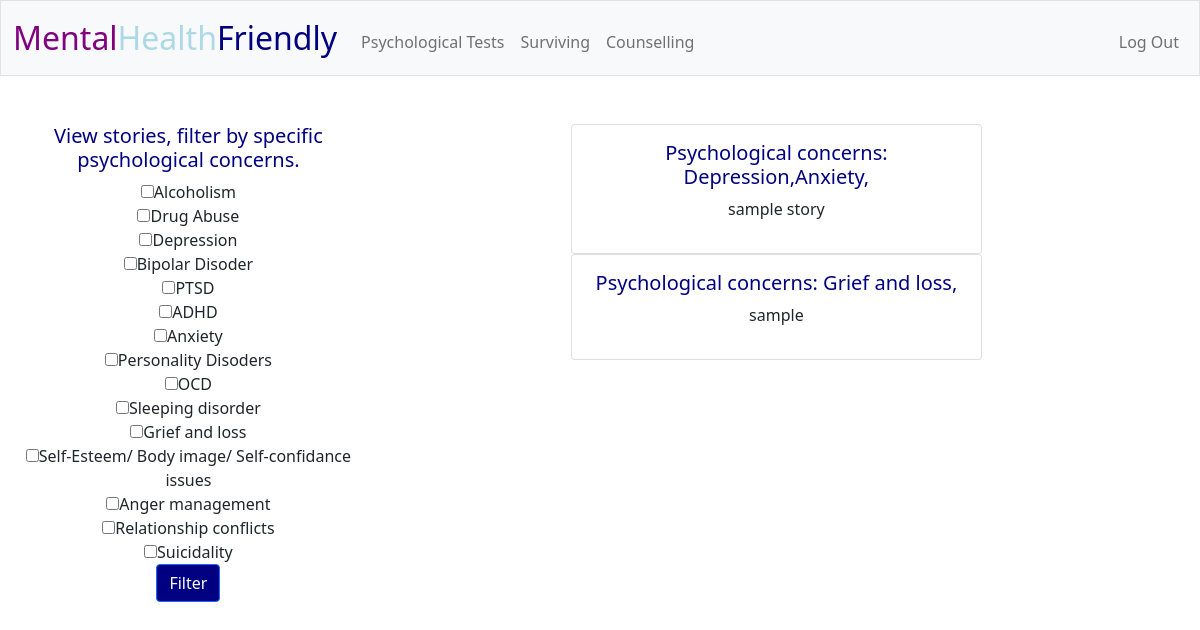
Before: /stories (signed in) with the older database file.
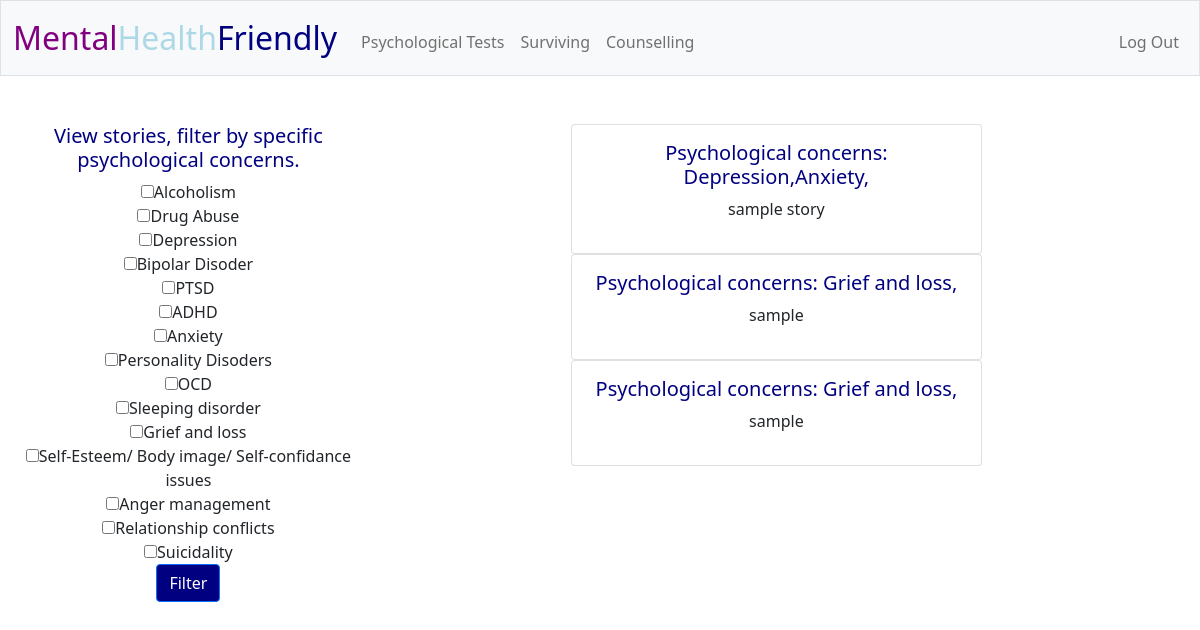
After: the same page with the newer database file.
### tables this page shows
CREATE TABLE stories (id integer primary key autoincrement, psychological_concerns text, story text);

### app.py (the view)
@app.route("/stories", methods=["GET", "POST"])
@login_required
def stories():
    if request.method == "POST":
        checked_concerns = request.form.getlist("concern")
        concerns_csv = ','.join(checked_concerns)
        for concern in CONCERNS:
            pattern = re.compile(concerns_csv)
            match = re.search(pattern, concern)
            if match:
               stories=db.execute("SELECT * FROM stories WHERE psychological_concerns LIKE ?", "%" + concern + "%")
        for test in TESTS:
            pattern = re.compile(concerns_csv)
            match = re.search(pattern, test)
            if match:
               stories=db.execute("SELECT * FROM stories WHERE psychological_concerns LIKE ?", "%" + test + "%")
        return render_template("stories.html", stories=stories, tests=TESTS, concerns=CONCERNS)
    else:
        stories=db.execute("SELECT * FROM stories")
        if not stories:
            flash("There are currently no stories, please revisit the page later")
        return render_template("stories.html", stories=stories, tests=TESTS, concerns=CONCERNS)

### app.py (called while the page is built)
@app.after_request
def after_request(response):
    response.headers["Cache-Control"] = "no-cache, no-store, must-revalidate"
    response.headers["Expires"] = 0
    response.headers["Pragma"] = "no-cache"
    return response

### helpers.py (called while the page is built)
def login_required(f):
    @wraps(f)
    def decorated_function(*args, **kwargs):
        if session.get("user_id") is None:
            return redirect("/login")
        return f(*args, **kwargs)
    return decorated_function

### templates/stories.html (shortened to what this page needs)
{% extends "layout.html" %}
{% block main %}
<div class="filter">
    <h5>View stories, filter by specific psychological concerns.</h5>
    <form action="/stories" method="post">
    {% for test in tests %}
        <input type="checkbox" name="concern" value="{{ test }}">{{ test }}
        <br>
    {% endfor %}
    {% for concern in concerns %}
        <input type="checkbox" name="concern" value="{{ concern }}">{{ concern }}
        <br>
    {% endfor %}
    <input class="btn btn-primary" type="submit" value="Filter">
</form>
</div>
<div class="stories">
        {% for story in stories %}
        <div class="card">
            <div class="card-body">
                  <h5>Psychological concerns: {{ story.psychological_concerns }}</h5>
                  <p>{{ story.story }}</p>
        </div>
        </div>
        {% endfor %}
        </div>
{% endblock %}

### templates/layout.html (shortened to what this page needs)
<!DOCTYPE html>
<html lang="en">
    <head>
        <link href="https://cdn.jsdelivr.net/npm/bootstrap@5.1.3/dist/css/bootstrap.min.css" rel="stylesheet">
        <link href="/static/styles.css" rel="stylesheet">
    </head>
    <body>
        <nav class="bg-light border navbar navbar-expand-md navbar-light">
            <div class="container-fluid">
                <a class="navbar-brand" href="/"><span class="purple">Mental</span><span class="lightBlue">Health</span><span class="blue">Friendly</span></a>
                <div class="collapse navbar-collapse" id="navbar">
                    {% if session["user_id"] %}
                        <ul class="navbar-nav me-auto mt-2">
                            <li class="nav-item"><a class="nav-link" href="/tests">Psychological Tests</a></li>
                            <li class="nav-item"><a class="nav-link" href="/surviving">Surviving</a></li>
                            <li class="nav-item"><a class="nav-link" href="/counselling">Counselling</a></li>
                        </ul>
                        <ul class="navbar-nav ms-auto mt-2">
                            <li class="nav-item"><a class="nav-link" href="/logout">Log Out</a></li>
                        </ul>
                    {% else %}
                        <ul class="navbar-nav ms-auto mt-2">
                            <li class="nav-item"><a class="nav-link" href="/register">Register</a></li>
                            <li class="nav-item"><a class="nav-link" href="/login">Log In</a></li>
                        </ul>
                    {% endif %}
                </div>
            </div>
        </nav>
        <main class="container-fluid py-5 text-center">
            {% block main %}{% endblock %}
        </main>
    </body>
</html>

### static/styles.css (style rules this page uses)
nav .navbar-brand { font-size: xx-large; }
nav .navbar-brand .blue { color: #000080; }
nav .navbar-brand .purple { color: #800080; }
nav .navbar-brand .lightBlue { color: #add8e6; }
.btn { background-color: #000080; }
.card { width: 50%; margin: auto; }
.filter { float: left; width: 30%; }
.stories { float: right; width: 70%; }
h5 { color: #000080; }

Changed rows visible on the page:
added stories: psychological_concerns "Grief and loss,", story "sample"
